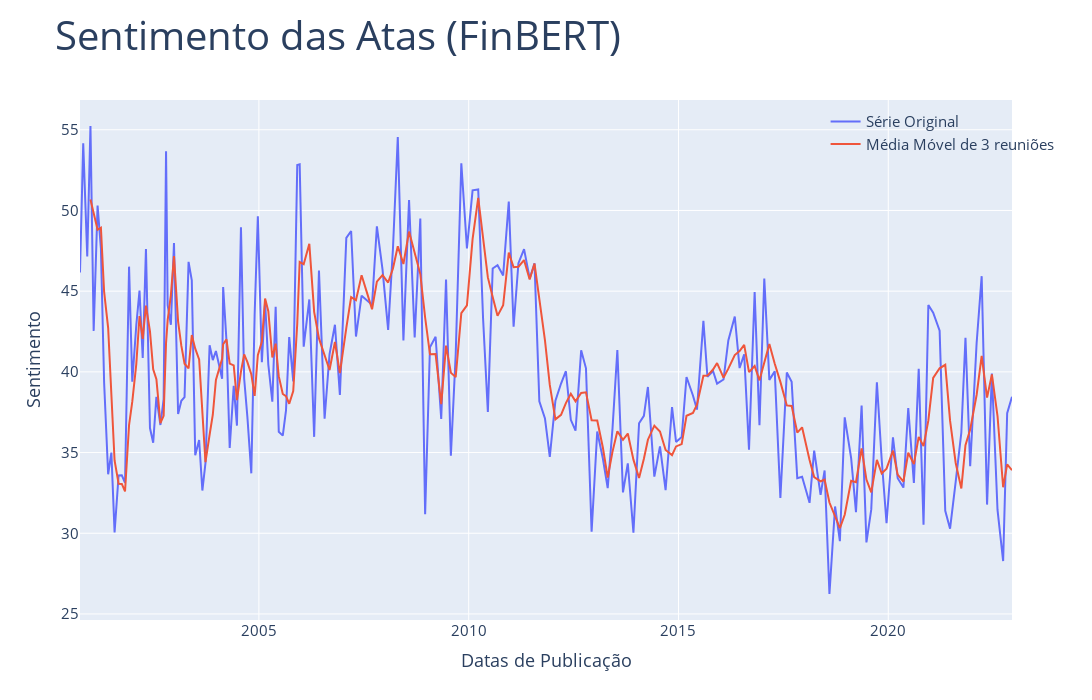

The notebook cell this image was saved under:
### Markdown cell above
# Fig 1

### Code cell
fig = go.Figure(layout = go.Layout(width=1400, height=700))
fig.add_trace(go.Scatter(x = list(df_finbert.index), y= flatten(np.ndarray.tolist(df_finbert.values)),
                         name="Série Original"))
fig.add_trace(go.Scatter(x = list(df_finbert_s.index), y= flatten(np.ndarray.tolist(df_finbert_s.values)),
                         name="Média Móvel de 3 reuniões"))
fig.update_layout(
    title=dict(text = "Sentimento das Atas (FinBERT)", font=dict(size=40)),
    xaxis_title="Datas de Publicação",
    yaxis_title="Sentimento",
    legend_title="",
        legend=dict(
        yanchor="top",
        y=0.99,
        xanchor="left",
        x=0.8,
        bgcolor = "rgba(0,0,0,0)"
        ),
    font = dict(size = 15)
    )
fig.show()

### Figure 1 — Plotly figure (JSON) as saved in the notebook; plotly's stock layout.template omitted (floating-point values rounded to 4 significant figures; data arrays with more than 128 entries replaced by an {"elided": "..."} marker saying what was removed)
{"data": [{"name": "Série Original", "type": "scatter", "x": {"elided": "201 str values"}, "y": {"elided": "201 float values"}}, {"name": "Média Móvel de 3 reuniões", "type": "scatter", "x": {"elided": "201 str values"}, "y": {"elided": "201 float values"}}], "layout": {"font": {"size": 15}, "height": 700, "legend": {"bgcolor": "rgba(0,0,0,0)", "title": {"text": ""}, "x": 0.8, "xanchor": "left", "y": 0.99, "yanchor": "top"}, "title": {"font": {"size": 40}, "text": "Sentimento das Atas (FinBERT)"}, "width": 1400, "xaxis": {"title": {"text": "Datas de Publicação"}}, "yaxis": {"title": {"text": "Sentimento"}}}}
